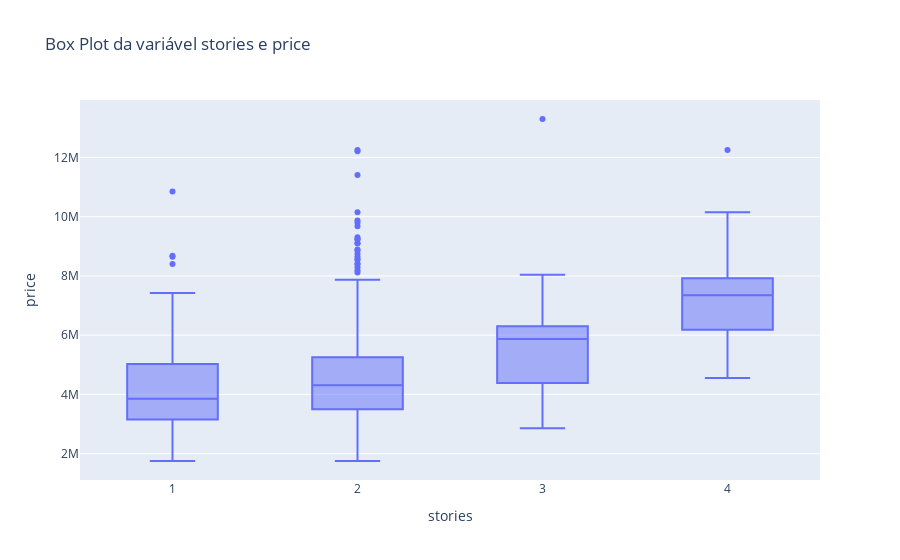

Notebook code for this chart:
### Code cell
# Plot de Distruibuição (Box Plot) por stories e price
px.box(df, x='stories', y='price', title="Box Plot da variável stories e price")

### Figure 1 — Plotly figure (JSON) as saved in the notebook; plotly's stock layout.template omitted (floating-point values rounded to 4 significant figures; data arrays with more than 128 entries replaced by an {"elided": "..."} marker saying what was removed)
{"data": [{"alignmentgroup": "True", "hovertemplate": "stories=%{x}<br>price=%{y}<extra></extra>", "legendgroup": "", "marker": {"color": "#636efa"}, "name": "", "notched": false, "offsetgroup": "", "orientation": "v", "showlegend": false, "type": "box", "x": {"elided": "545 int values"}, "x0": " ", "xaxis": "x", "y": {"elided": "545 int values"}, "y0": " ", "yaxis": "y"}], "layout": {"boxmode": "group", "legend": {"tracegroupgap": 0}, "title": {"text": "Box Plot da variável stories e price"}, "xaxis": {"anchor": "y", "domain": [0, 1], "title": {"text": "stories"}}, "yaxis": {"anchor": "x", "domain": [0, 1], "title": {"text": "price"}}}}
